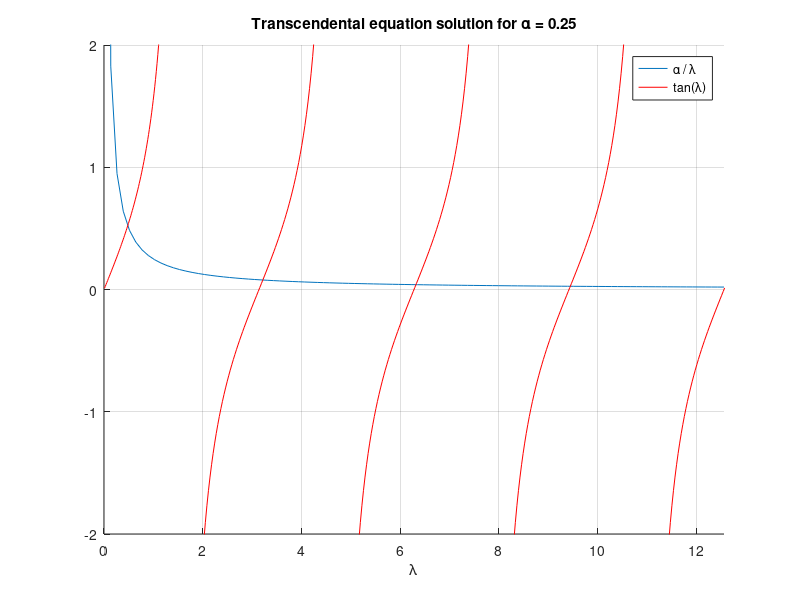
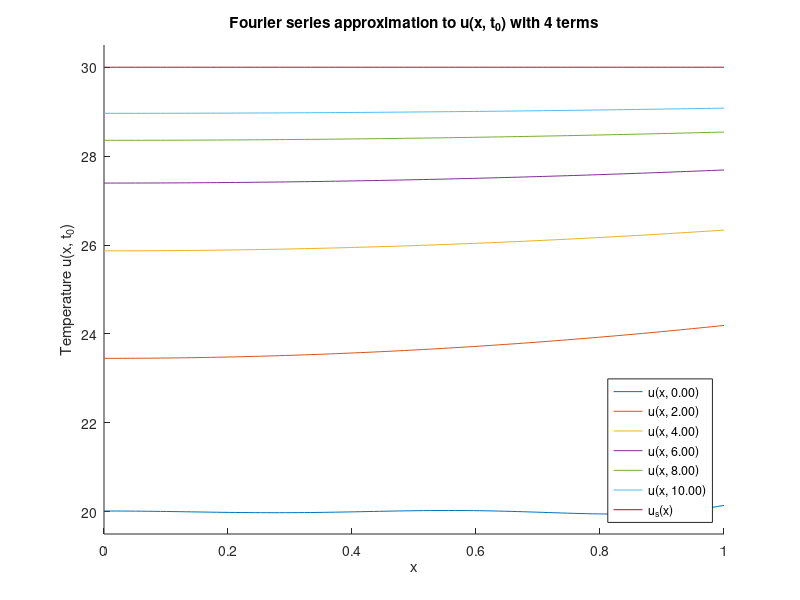

MATLAB code for these plots, in order:
clf;
clc;

t = linspace(.01, 4*pi);

alpha = 1/4;
f = @(x) alpha ./ x;
g = @(x) tan(x);
y = tan(t);

hold on;
grid on;

title('Transcendental equation solution for \alpha = 0.25');

% Plot alpha / lambda
plot(linspace(.01, 4*pi), f(linspace(.01, 4*pi)));

% Plot tan(lambda)
t1 = linspace(.01, pi/2 - .01);
plot(t1, g(t1), 'Color', 'red');
t2 = linspace(pi/2 + .01, 3*pi/2 - .01);
plot(t2, g(t2), 'Color', 'red');
t3 = linspace(3*pi/2 + .01, 5*pi/2 - .01);
plot(t3, g(t3), 'Color', 'red');
t4 = linspace(5*pi/2 + .01, 7*pi/2 - .01);
plot(t4, g(t4), 'Color', 'red');
t5 = linspace(7*pi/2 + .01, 9*pi/2 - .01);
plot(t5, g(t5), 'Color', 'red');

axis([0 4*pi -2 2]);
legend('\alpha / \lambda', 'tan(\lambda)');
xlabel('\lambda');

print('-dpng', 'problem1_transcendental_eigenvalues.png')


fun = @(lambda, x) (cos(lambda * x)).^2;
c_m = @(lambda) sin(lambda) / (lambda * integral(@(x) fun(lambda, x), 0, 1, 'RelTol',0,'AbsTol',1e-12));

lambda1 = .48;
lambda2 = 3.219;
lambda3 = 6.323;
lambda4 = 9.451;

fprintf('b_1 is (20 - T_0)(%0.5f) \n', c_m(lambda1));
fprintf('b_2 is (20 - T_0)(%0.5f) \n', c_m(lambda2));
fprintf('b_3 is (20 - T_0)(%0.5f) \n', c_m(lambda3));
fprintf('b_4 is (20 - T_0)(%0.5f) \n', c_m(lambda4));

T0 = 30;
u0 = 20;
x_0 = 0;
x_1 = 1;
x_bar = linspace(x_0, x_1);
max_computation_order = 1;
u_true = @(x) x; % true initial condition
u_steady = T0 * ones(size(x_bar)); % true steady state

% Computes a particular Fourier series term
f_term = @(x, lambda, a_n, t) a_n * cos(lambda*x) * exp(-t * (lambda)^2);

% Computes a particular Fourier cosine coefficient
lambdas = [lambda1, lambda2, lambda3, lambda4];
fs_coefficients = [(20 - T0)*c_m(lambda1), (20 - T0)*c_m(lambda2), (20 - T0)*c_m(lambda3), (20 - T0)*c_m(lambda4)];

terms = length(fs_coefficients);
    
figure; 
hold on;

title(sprintf('Fourier series approximation to u(x, t_0) with %d terms', terms));
xlabel('x');
ylabel('Temperature u(x, t_0)');

if u0 > T0
    axis([x_0 x_1 T0-0.5 u0+0.5]);
else
    axis([x_0 x_1 u0-0.5 T0+0.5]);
end

for t=0:2:10
    U = (T0) * ones(size(x_bar));
    for j=1:terms
        U = U + f_term(x_bar, lambdas(j), fs_coefficients(j), t);
    end

    plot(x_bar, U, 'DisplayName', sprintf('u(x, %0.2f)', t));
end

plot(x_bar, u_steady, 'DisplayName', 'u_s(x)');

legend('Location', 'southeast');
hold off;
print('-dpng', sprintf('problem1_fourier_series_solution_%d_terms_t0_%d.png', terms, T0));
